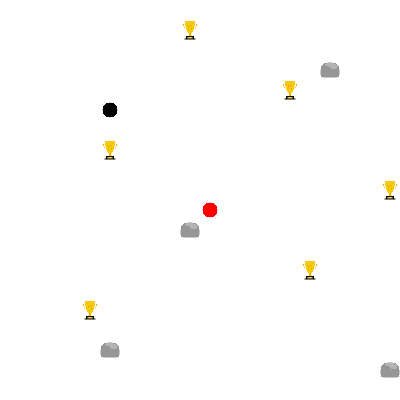
Frame 1 (no input)
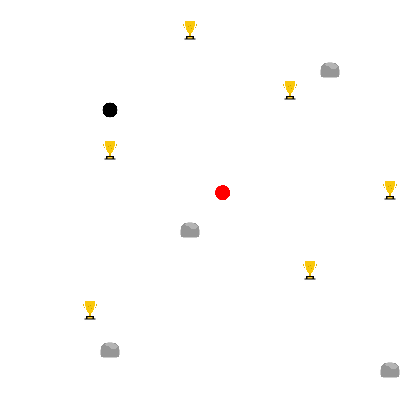
Frame 60 (no input)
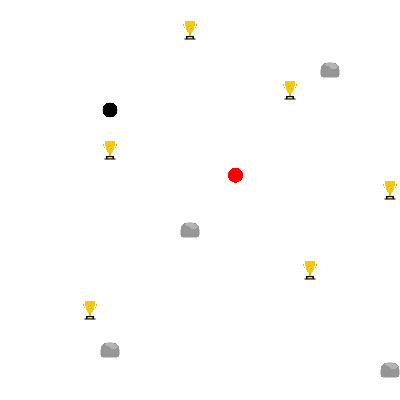
Frame 120 (the mouse pressed at the canvas centre since frame 60)

The p5.js sketch that drew these frames (run headless with seeded random() and noise() and a simulated clock; from frame 60 on, the mouse is pressed at the canvas centre):

// p5.js sketch
// ── sketch.js
/*
Project 2 - Simple Game with Tilemap
Author: Chenyi Wang
Date: 09/14/22
  
*/

var objects = [];

function customChar() {
  // prize
  fill(255);
  rect(0, 0, 400, 400);
  noStroke();
  fill(230, 180, 0);
  arc(200, 75, 280, 280, 0, PI, CHORD);
  fill(255);
  arc(200, 85, 250, 250, 0, PI, CHORD);
  fill(230, 180, 0);
  rect(175, 250, 50, 70);
  fill(250, 200, 10);
  arc(200, 25, 200, 480, 0, PI, CHORD);
  fill(0);
  rect(120, 320, 160, 50);
  rect(90, 370, 220, 20);
  fill(250, 200, 50);
  rect(150, 340, 100, 30);
  fill(200, 160, 0);
  textSize(140);
  text("☆", 140, 180);
  objects.push(get(0, 0, width, height));

  // rock
  fill(255);
  rect(0, 0, 400, 400);
  noStroke();
  fill(150);
  rect(10, 50, 380, 300, 180, 180, 60, 60);
  fill(180);
  ellipse(270, 130, 170, 100);
  ellipse(200, 90, 200, 60);
  objects.push(get(0, 0, width, height));

  // main character
  fill(255);
  rect(0, 0, 400, 400);
  //todo
  fill(0);
  circle(200, 200, 300);
  objects.push(get(0, 0, width, height));

  // enemy
  fill(255);
  rect(0, 0, 400, 400);
  //todo
  fill(255, 0, 0);
  circle(200, 200, 300);
  objects.push(get(0, 0, width, height));

}

class prizeObj {
  constructor(x, y) {
    this.x = x;
    this.y = y;
  }
}

class rockObj {
  constructor(x, y) {
    this.x = x;
    this.y = y;
  }
}

class mainCharObj {
  constructor(x, y) {
    this.x = x;
    this.y = y;
  }

  draw() {
    //todo
    image(objects[2], this.x, this.y, 20, 20);
  }

  move() {
    // The main character moves with the arrow keys.
    if (keyIsDown(LEFT_ARROW)) {
      this.x -= 3;
    }
    else if (keyIsDown(RIGHT_ARROW)) {
      this.x += 3;
    }
    else if (keyIsDown(UP_ARROW)) {
      this.y -= 3;
    }
    else if (keyIsDown(DOWN_ARROW)) {
      this.y += 3;
    }
    // stay inside the tilemap
    if (this.x < 0) {
      this.x = 0;
    }
    else if (this.x > 800) {
      this.x = 800;
    }
    else if (this.y < 0) {
      this.y = 0;
    }
    else if (this.y > 800) {
      this.y = 800;
    }
    // bounce back a little when bumping into a rock
  }
}

class enemyObj {
  constructor(x, y) {
    this.x = x;
    this.y = y;
    this.xDir = random(-0.5, 0.5);
    this.yDir = random(-0.5, 0.5);
  }

  draw() {
    //todo
    image(objects[3], this.x, this.y, 20, 20);
  }

  move() {
    // the enemies wander around
    this.x += this.xDir;
    this.y += this.yDir;
    // stay inside the tilemap
    if (this.x >= (800 - 10) || this.x < 10) {
      this.xDir = -this.xDir; 
    }
    if (this.y >= (800 - 10) || this.y < 10) {
      this.yDir = -this.yDir; 
    }
    // when enemies see the main character, they will chase the main character

    // bounce back a little when bumping into a rock

  }
}

class gameObj {
  constructor() {
    this.tilemap = [
      "                                        ",
      "         p                              ",
      "                                        ",
      "                r            p          ",
      "              p                         ",
      "                                        ",
      "                                  p     ",
      "     p                                  ",
      "                                        ",
      "                   p                    ",
      "                                        ",
      "         r                      r       ",
      "                                        ",
      "               p                        ",
      "                                 p      ",
      "    p                                   ",
      "                                        ",
      "     r                                  ",
      "                   r     p              ",
      "                                        ",
      "                                        ",
      "                                        ",
      "          p                             ",
      "                            p           ",
      "                                        ",
      "  p                            r        ",
      "                                        ",
      "     r                             p    ",
      "           p                            ",
      "                                        ",
      "                          p             ",
      "                                        ",
      "    p              r                p   ",
      "                                        ",
      "                                        ",
      "  r                                     ",
      "                               p        ",
      "            p                           ",
      "                                        ",
      "                            r           ",];
    //todo
    this.prizes = [];
    this.rocks = [];
  }

  initialize() {
    for (var i = 0; i < this.tilemap.length; i++) {
      for (var j = 0; j < this.tilemap[i].length; j++) {
        switch (this.tilemap[i][j]) {
          case 'p': this.prizes.push(new prizeObj(j*20, i*20));
          break;
          case 'r': this.rocks.push(new rockObj(j*20, i*20));
          break;
        }
      }
    }
  }

  drawBackground() {
    for (var i = 0; i < this.tilemap.length; i++) {
      for (var j = 0; j < this.tilemap[i].length; j++) {
        switch (this.tilemap[i][j]) {
          case 'p': image(objects[0], j*20, i*20, 20, 20);
          break;
          case 'r': image(objects[1], j*20, i*20, 20, 20);
          break;
        }
      }
    }
  }
}

var mainChar;
var enemies;
var game;

function setup() {
  createCanvas(400, 400);
  customChar();
  mainChar = new mainCharObj(100, 100);
  enemies = new enemyObj(200, 200);
  game = new gameObj();
}

function draw() {
  background(255);

  game.initialize();
  game.drawBackground(); 
  
  mainChar.draw();
  mainChar.move();
  
  enemies.draw();
  enemies.move();
  
}
